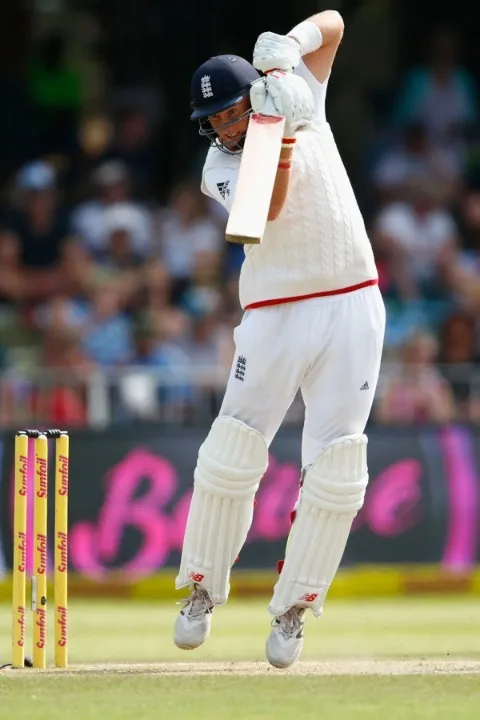
#> input picture examples/back_foot/WhatsApp_Image_2023-11-04_at_06.04.08.webp, 480 x 720 px
$ python -i visualize.py   (imports and definitions only)
#> lines starting #> are read from the running program, lines starting #| are printed output that depends on the picture
#> further down, picture is the input picture: PIL image 480x720 RGB; mean R, G, B 124.7, 116.1, 106.2
"""OpenCV preprocessing + answer-overlay rendering for the demo."""
from __future__ import annotations

from typing import List, Tuple

import cv2
import numpy as np
from PIL import Image


def clahe_enhance(image_bgr: np.ndarray) -> np.ndarray:
    """CLAHE on the L channel of LAB — boosts contrast for under-exposed shots."""
    lab = cv2.cvtColor(image_bgr, cv2.COLOR_BGR2LAB)
#> lab: shape (720, 480, 3); mean of channels 0, 1, 2 122.9, 130.4, 134.4
    l, a, b = cv2.split(lab)
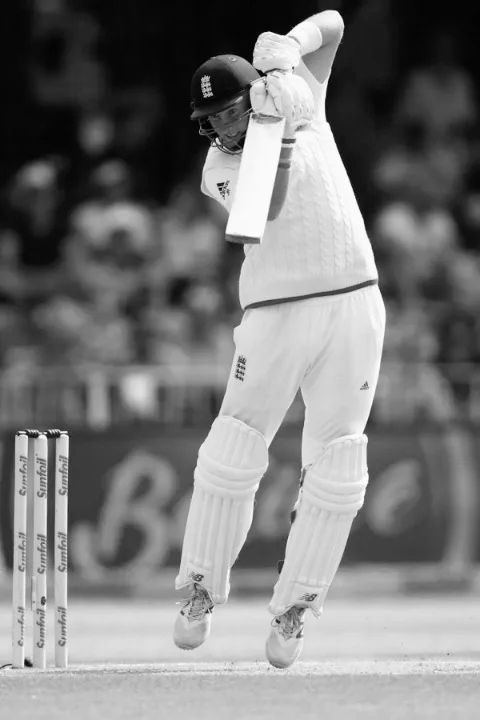
#> l: shape (720, 480); min 0, max 255, mean 122.9
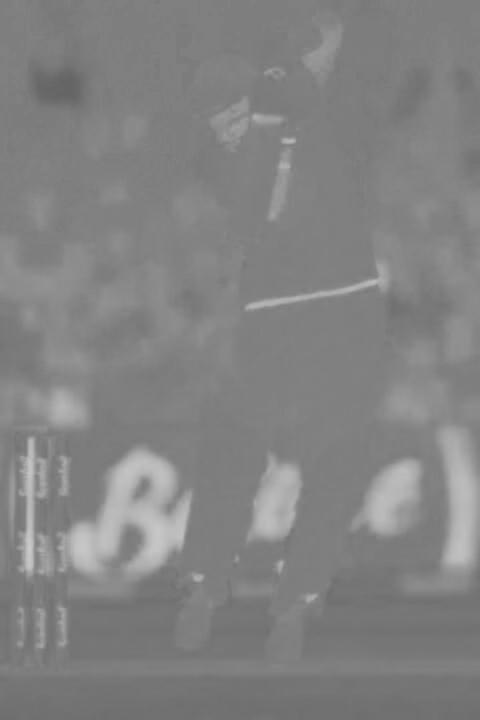
#> a: shape (720, 480); min 100, max 202, mean 130.4
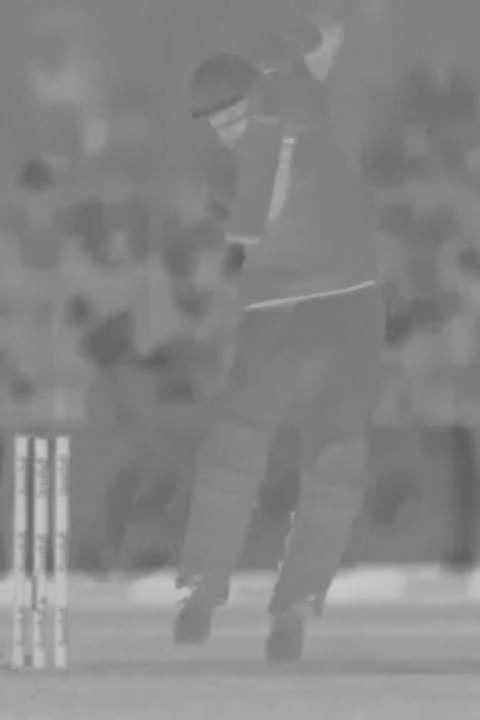
#> b: shape (720, 480); min 94, max 202, mean 134.4
    clahe = cv2.createCLAHE(clipLimit=2.0, tileGridSize=(8, 8))
    l = clahe.apply(l)
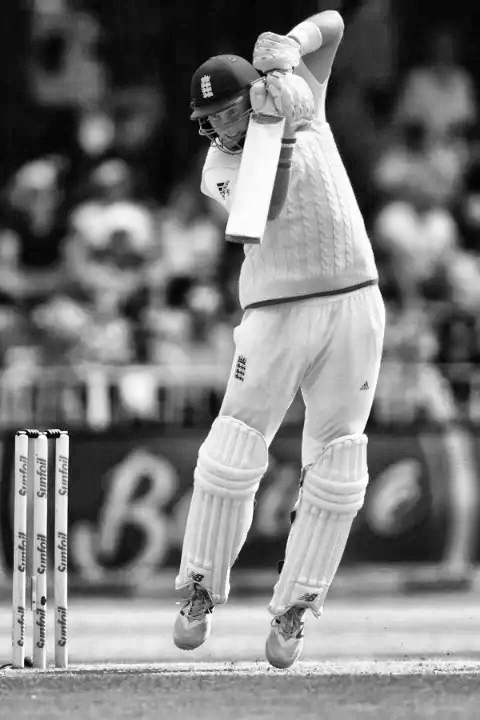
#> l: shape (720, 480); min 0, max 255, mean 124
    return cv2.cvtColor(cv2.merge([l, a, b]), cv2.COLOR_LAB2BGR)
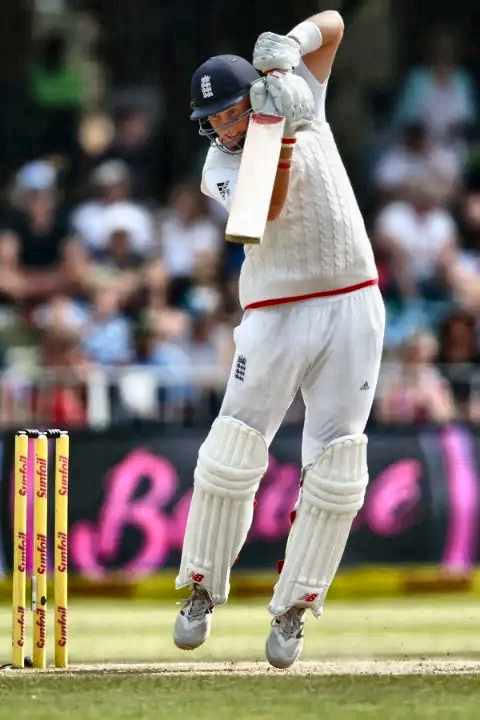
#> returned value: shape (720, 480, 3); mean B, G, R 107.5, 117, 125.6


def preprocess_pil(pil_img: Image.Image, enhance: bool = True) -> Image.Image:
    bgr = cv2.cvtColor(np.array(pil_img.convert("RGB")), cv2.COLOR_RGB2BGR)
    if enhance:
        bgr = clahe_enhance(bgr)
    rgb = cv2.cvtColor(bgr, cv2.COLOR_BGR2RGB)
    return Image.fromarray(rgb)


def draw_boxes(image: np.ndarray, boxes: List[Tuple[int, int, int, int, str]]) -> np.ndarray:
    """boxes: list of (x1, y1, x2, y2, label)."""
    out = image.copy()
    for (x1, y1, x2, y2, label) in boxes:
        cv2.rectangle(out, (x1, y1), (x2, y2), (0, 255, 0), 2)
        (tw, th), _ = cv2.getTextSize(label, cv2.FONT_HERSHEY_SIMPLEX, 0.6, 1)
        cv2.rectangle(out, (x1, max(0, y1 - th - 6)), (x1 + tw + 6, y1), (0, 255, 0), -1)
        cv2.putText(out, label, (x1 + 3, y1 - 4),
                    cv2.FONT_HERSHEY_SIMPLEX, 0.6, (0, 0, 0), 1, cv2.LINE_AA)
    return out


def render_answer_panel(image: np.ndarray, answer: str, qtype: str, confidence: float) -> np.ndarray:
    """Add a translucent black banner with the answer text at the bottom."""
    h, w = image.shape[:2]
    overlay = image.copy()
    band_h = max(56, int(h * 0.10))
    cv2.rectangle(overlay, (0, h - band_h), (w, h), (0, 0, 0), -1)
    out = cv2.addWeighted(overlay, 0.55, image, 0.45, 0)
    line = f"[{qtype.upper()}]  {answer}"
    cv2.putText(out, line, (12, h - band_h + 36),
                cv2.FONT_HERSHEY_SIMPLEX, 0.8, (255, 255, 255), 2, cv2.LINE_AA)
    return out

>>> from PIL import Image
>>> picture = Image.open('../examples/back_foot/WhatsApp_Image_2023-11-04_at_06.04.08.webp')
>>> result = preprocess_pil(picture)
